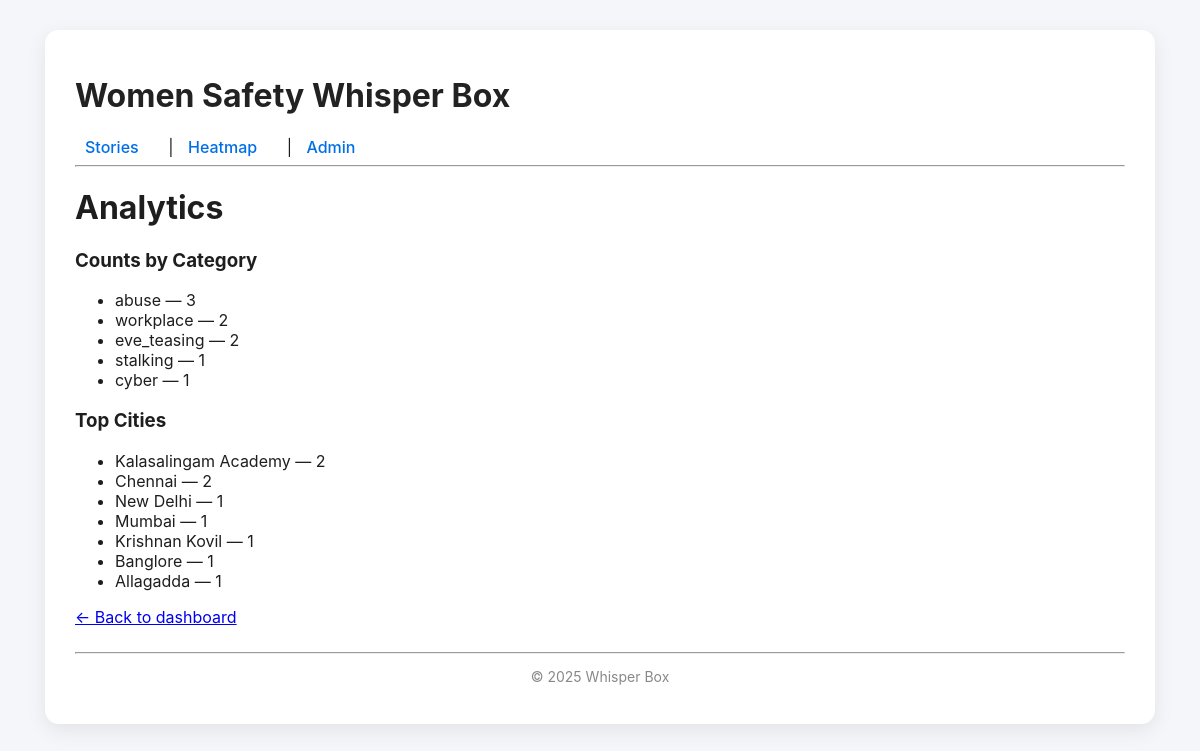
The app's page /dashboard/analytics/ (signed in) with its own data.
### stories/models.py (models this page shows, shortened)
class Story(models.Model):
    CATEGORY_CHOICES = [
        ("stalking", "Stalking"),
        ("eve_teasing", "Eve Teasing"),
        ("cyber", "Cyber Harassment"),
        ("workplace", "Workplace Harassment"),
        ("abuse", "Physical Abuse"),
    ]
    title = models.CharField(max_length=200, blank=True)
    description = models.TextField()
    category = models.CharField(max_length=50, choices=CATEGORY_CHOICES)
    city = models.CharField(max_length=100, blank=True)
    location = models.CharField(max_length=255, blank=True)  # optional 'lat,lng' for heatmap
    story_date = models.DateField(null=True, blank=True)
    created_at = models.DateTimeField(auto_now_add=True)

### admin_dashboard/views.py (the view)
# urls.py: path('analytics/', views.analytics, name='analytics'),
@staff_member_required
def analytics(request):
    category_counts = Story.objects.values('category').annotate(count=Count('id')).order_by('-count')
    by_city = Story.objects.values('city').annotate(count=Count('id')).order_by('-count')[:10]
    context = {
        'category_counts': category_counts,
        'by_city': by_city,
    }
    return render(request, 'admin_dashboard/analytics.html', context)

### admin_dashboard/templates/admin_dashboard/analytics.html
{% extends 'base.html' %}
{% block content %}
<h1>Analytics</h1>
<section>
  <h3>Counts by Category</h3>
  <ul>
    {% for c in category_counts %}
      <li>{{ c.category }} — {{ c.count }}</li>
    {% empty %}
      <li>No data</li>
    {% endfor %}
  </ul>
</section>
<section>
  <h3>Top Cities</h3>
  <ul>
    {% for c in by_city %}
      <li>{{ c.city|default:"Unknown" }} — {{ c.count }}</li>
    {% empty %}
      <li>No data</li>
    {% endfor %}
  </ul>
</section>
<p><a href="{% url 'admin_dashboard:index' %}">&larr; Back to dashboard</a></p>
{% endblock %}

### records on screen
Story: city "New Delhi", count "1"
Story: city "Mumbai", count "1"
Story: city "Krishnan Kovil", count "1"
Story: city "Banglore", count "1"
Story: city "Allagadda", count "1"

### other values on screen
{{ c.category }} "abuse" "workplace" "eve_teasing" "stalking" "cyber"
{{ c.count }} "3" "2" "2" "1" "1"
{{ c.city|default:"Unknown" }} "Kalasalingam Academy" "Chennai"
{{ c.count }} "2" "2"
